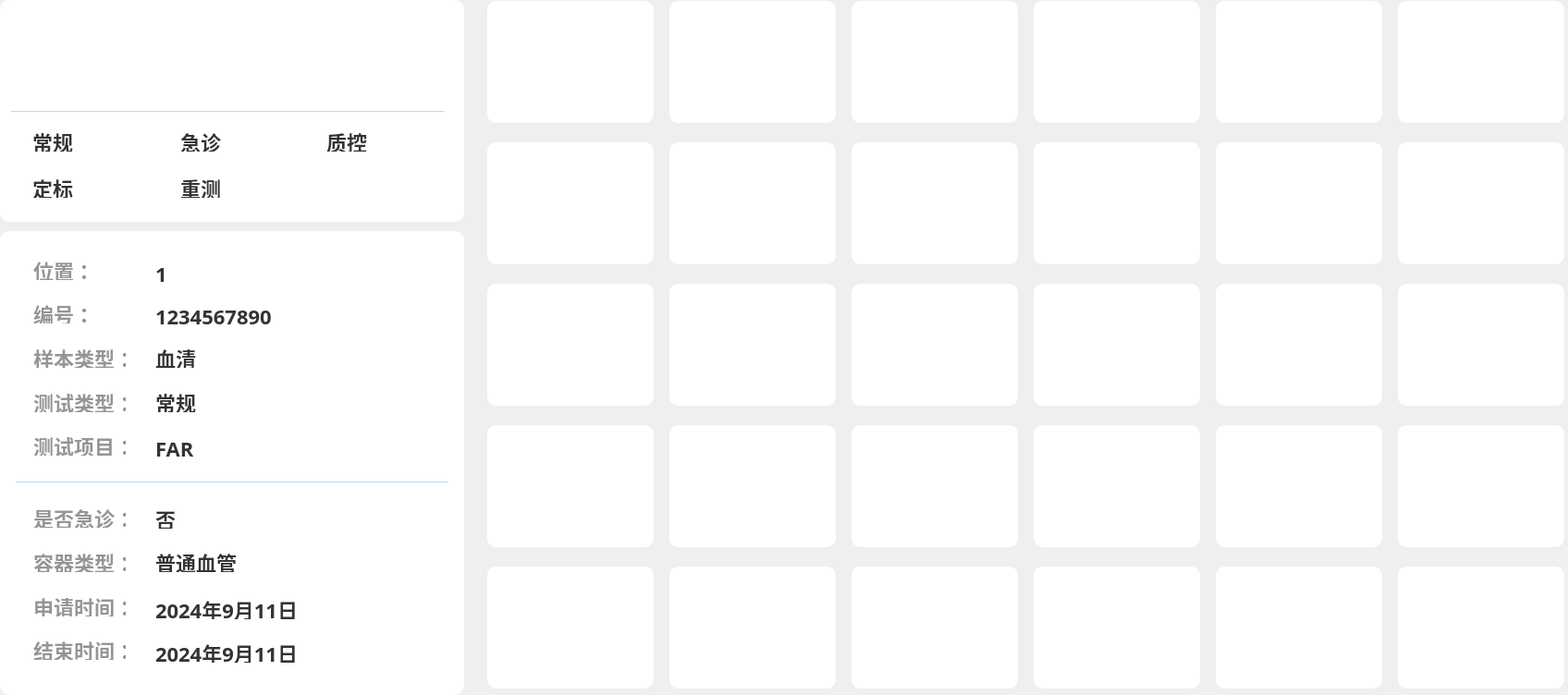
<?xml version="1.0" encoding="UTF-8"?>
<ui version="4.0">
 <class>SampleState</class>
 <widget class="QWidget" name="SampleState">
  <property name="geometry">
   <rect>
    <x>0</x>
    <y>0</y>
    <width>1696</width>
    <height>752</height>
   </rect>
  </property>
  <property name="windowTitle">
   <string>Form</string>
  </property>
  <widget class="QWidget" name="widget_top_left" native="true">
   <property name="geometry">
    <rect>
     <x>0</x>
     <y>0</y>
     <width>502</width>
     <height>240</height>
    </rect>
   </property>
   <property name="styleSheet">
    <string notr="true">#widget_top_left {
width: 502px;
height: 240px;
background: #FFFFFF;
border-radius: 10px;
}
</string>
   </property>
   <widget class="QWidget" name="widget_tube6" native="true">
    <property name="geometry">
     <rect>
      <x>0</x>
      <y>0</y>
      <width>502</width>
      <height>120</height>
     </rect>
    </property>
    <property name="styleSheet">
     <string notr="true"/>
    </property>
   </widget>
   <widget class="QWidget" name="widget_6" native="true">
    <property name="geometry">
     <rect>
      <x>0</x>
      <y>120</y>
      <width>502</width>
      <height>120</height>
     </rect>
    </property>
    <property name="styleSheet">
     <string notr="true"/>
    </property>
    <widget class="QLabel" name="label_23">
     <property name="geometry">
      <rect>
       <x>35</x>
       <y>23</y>
       <width>45</width>
       <height>21</height>
      </rect>
     </property>
     <property name="styleSheet">
      <string notr="true">width: 43px;
height: 21px;
font-family: PingFang SC;
font-weight: 500;
font-size: 22px;
color: #333333;
line-height: 42px;</string>
     </property>
     <property name="text">
      <string>常规</string>
     </property>
    </widget>
    <widget class="QLabel" name="label_24">
     <property name="geometry">
      <rect>
       <x>195</x>
       <y>23</y>
       <width>45</width>
       <height>21</height>
      </rect>
     </property>
     <property name="styleSheet">
      <string notr="true">width: 43px;
height: 21px;
font-family: PingFang SC;
font-weight: 500;
font-size: 22px;
color: #333333;
line-height: 42px;</string>
     </property>
     <property name="text">
      <string>急诊</string>
     </property>
    </widget>
    <widget class="QLabel" name="label_25">
     <property name="geometry">
      <rect>
       <x>353</x>
       <y>23</y>
       <width>45</width>
       <height>21</height>
      </rect>
     </property>
     <property name="styleSheet">
      <string notr="true">width: 43px;
height: 21px;
font-family: PingFang SC;
font-weight: 500;
font-size: 22px;
color: #333333;
line-height: 42px;</string>
     </property>
     <property name="text">
      <string>质控</string>
     </property>
    </widget>
    <widget class="QLabel" name="label_26">
     <property name="geometry">
      <rect>
       <x>35</x>
       <y>73</y>
       <width>45</width>
       <height>21</height>
      </rect>
     </property>
     <property name="styleSheet">
      <string notr="true">width: 43px;
height: 21px;
font-family: PingFang SC;
font-weight: 500;
font-size: 22px;
color: #333333;
line-height: 42px;</string>
     </property>
     <property name="text">
      <string>定标</string>
     </property>
    </widget>
    <widget class="QLabel" name="label_27">
     <property name="geometry">
      <rect>
       <x>195</x>
       <y>73</y>
       <width>45</width>
       <height>21</height>
      </rect>
     </property>
     <property name="styleSheet">
      <string notr="true">width: 43px;
height: 21px;
font-family: PingFang SC;
font-weight: 500;
font-size: 22px;
color: #333333;
line-height: 42px;</string>
     </property>
     <property name="text">
      <string>重测</string>
     </property>
    </widget>
    <widget class="QWidget" name="widget_9" native="true">
     <property name="geometry">
      <rect>
       <x>90</x>
       <y>18</y>
       <width>55</width>
       <height>30</height>
      </rect>
     </property>
     <property name="styleSheet">
      <string notr="true">image: url(:/suzhou/tube_expType_N.png);</string>
     </property>
    </widget>
    <widget class="QWidget" name="widget_7" native="true">
     <property name="geometry">
      <rect>
       <x>90</x>
       <y>69</y>
       <width>55</width>
       <height>30</height>
      </rect>
     </property>
     <property name="styleSheet">
      <string notr="true">image: url(:/suzhou/tube_expType_C.png);</string>
     </property>
    </widget>
    <widget class="QWidget" name="widget_8" native="true">
     <property name="geometry">
      <rect>
       <x>250</x>
       <y>18</y>
       <width>55</width>
       <height>30</height>
      </rect>
     </property>
     <property name="styleSheet">
      <string notr="true">image: url(:/suzhou/tube_expType_E.png);</string>
     </property>
    </widget>
    <widget class="QWidget" name="widget_10" native="true">
     <property name="geometry">
      <rect>
       <x>250</x>
       <y>69</y>
       <width>55</width>
       <height>30</height>
      </rect>
     </property>
     <property name="styleSheet">
      <string notr="true">image: url(:/suzhou/tube_expType_R.png);</string>
     </property>
    </widget>
    <widget class="QWidget" name="widget_11" native="true">
     <property name="geometry">
      <rect>
       <x>409</x>
       <y>18</y>
       <width>55</width>
       <height>30</height>
      </rect>
     </property>
     <property name="styleSheet">
      <string notr="true">image: url(:/suzhou/tube_expType_Q.png);</string>
     </property>
    </widget>
   </widget>
  </widget>
  <widget class="QWidget" name="widget_bottom_left" native="true">
   <property name="geometry">
    <rect>
     <x>0</x>
     <y>250</y>
     <width>502</width>
     <height>502</height>
    </rect>
   </property>
   <property name="styleSheet">
    <string notr="true">width: 502px;
height: 240px;
background: #FFFFFF;
border-radius: 10px;</string>
   </property>
   <widget class="QLabel" name="label_28">
    <property name="geometry">
     <rect>
      <x>36</x>
      <y>32</y>
      <width>100</width>
      <height>21</height>
     </rect>
    </property>
    <property name="styleSheet">
     <string notr="true">width: 51px;
height: 21px;
font-family: PingFang SC;
font-weight: 500;
font-size: 22px;
color: #959595;
line-height: 42px;</string>
    </property>
    <property name="text">
     <string>位置：</string>
    </property>
   </widget>
   <widget class="QLabel" name="label_29">
    <property name="geometry">
     <rect>
      <x>36</x>
      <y>127</y>
      <width>100</width>
      <height>21</height>
     </rect>
    </property>
    <property name="styleSheet">
     <string notr="true">width: 51px;
height: 21px;
font-family: PingFang SC;
font-weight: 500;
font-size: 22px;
color: #959595;
line-height: 42px;</string>
    </property>
    <property name="text">
     <string>样本类型：</string>
    </property>
   </widget>
   <widget class="QLabel" name="label_30">
    <property name="geometry">
     <rect>
      <x>36</x>
      <y>222</y>
      <width>100</width>
      <height>21</height>
     </rect>
    </property>
    <property name="styleSheet">
     <string notr="true">width: 51px;
height: 21px;
font-family: PingFang SC;
font-weight: 500;
font-size: 22px;
color: #959595;
line-height: 42px;</string>
    </property>
    <property name="text">
     <string>测试项目：</string>
    </property>
   </widget>
   <widget class="QLabel" name="label_31">
    <property name="geometry">
     <rect>
      <x>36</x>
      <y>175</y>
      <width>100</width>
      <height>21</height>
     </rect>
    </property>
    <property name="styleSheet">
     <string notr="true">width: 51px;
height: 21px;
font-family: PingFang SC;
font-weight: 500;
font-size: 22px;
color: #959595;
line-height: 42px;</string>
    </property>
    <property name="text">
     <string>测试类型：</string>
    </property>
   </widget>
   <widget class="QLabel" name="label_32">
    <property name="geometry">
     <rect>
      <x>36</x>
      <y>79</y>
      <width>100</width>
      <height>21</height>
     </rect>
    </property>
    <property name="styleSheet">
     <string notr="true">width: 51px;
height: 21px;
font-family: PingFang SC;
font-weight: 500;
font-size: 22px;
color: #959595;
line-height: 42px;</string>
    </property>
    <property name="text">
     <string>编号：</string>
    </property>
   </widget>
   <widget class="QWidget" name="widget_line_2" native="true">
    <property name="geometry">
     <rect>
      <x>17</x>
      <y>271</y>
      <width>468</width>
      <height>1</height>
     </rect>
    </property>
    <property name="styleSheet">
     <string notr="true">width: 468px;
height: 1px;
border: 1px solid #B9D4FF;
opacity: 0.62;</string>
    </property>
   </widget>
   <widget class="QLabel" name="label_33">
    <property name="geometry">
     <rect>
      <x>36</x>
      <y>348</y>
      <width>100</width>
      <height>21</height>
     </rect>
    </property>
    <property name="styleSheet">
     <string notr="true">width: 51px;
height: 21px;
font-family: PingFang SC;
font-weight: 500;
font-size: 22px;
color: #959595;
line-height: 42px;</string>
    </property>
    <property name="text">
     <string>容器类型：</string>
    </property>
   </widget>
   <widget class="QLabel" name="label_34">
    <property name="geometry">
     <rect>
      <x>36</x>
      <y>396</y>
      <width>100</width>
      <height>21</height>
     </rect>
    </property>
    <property name="styleSheet">
     <string notr="true">width: 51px;
height: 21px;
font-family: PingFang SC;
font-weight: 500;
font-size: 22px;
color: #959595;
line-height: 42px;</string>
    </property>
    <property name="text">
     <string>申请时间：</string>
    </property>
   </widget>
   <widget class="QLabel" name="label_35">
    <property name="geometry">
     <rect>
      <x>36</x>
      <y>443</y>
      <width>100</width>
      <height>21</height>
     </rect>
    </property>
    <property name="styleSheet">
     <string notr="true">width: 51px;
height: 21px;
font-family: PingFang SC;
font-weight: 500;
font-size: 22px;
color: #959595;
line-height: 42px;</string>
    </property>
    <property name="text">
     <string>结束时间：</string>
    </property>
   </widget>
   <widget class="QLabel" name="lab_position">
    <property name="geometry">
     <rect>
      <x>168</x>
      <y>35</y>
      <width>320</width>
      <height>22</height>
     </rect>
    </property>
    <property name="styleSheet">
     <string notr="true">width: 220px;
height: 17px;
font-family: PingFang SC;
font-weight: bold;
font-size: 22px;
color: #333333;
line-height: 42px;</string>
    </property>
    <property name="text">
     <string>1</string>
    </property>
   </widget>
   <widget class="QLabel" name="lab_number">
    <property name="geometry">
     <rect>
      <x>168</x>
      <y>81</y>
      <width>320</width>
      <height>22</height>
     </rect>
    </property>
    <property name="styleSheet">
     <string notr="true">width: 220px;
height: 17px;
font-family: PingFang SC;
font-weight: bold;
font-size: 22px;
color: #333333;
line-height: 42px;</string>
    </property>
    <property name="text">
     <string>1234567890</string>
    </property>
   </widget>
   <widget class="QLabel" name="lab_testType">
    <property name="geometry">
     <rect>
      <x>168</x>
      <y>174</y>
      <width>320</width>
      <height>22</height>
     </rect>
    </property>
    <property name="styleSheet">
     <string notr="true">width: 220px;
height: 17px;
font-family: PingFang SC;
font-weight: bold;
font-size: 22px;
color: #333333;
line-height: 42px;</string>
    </property>
    <property name="text">
     <string>常规</string>
    </property>
   </widget>
   <widget class="QLabel" name="lab_sampleType">
    <property name="geometry">
     <rect>
      <x>168</x>
      <y>126</y>
      <width>320</width>
      <height>22</height>
     </rect>
    </property>
    <property name="styleSheet">
     <string notr="true">width: 220px;
height: 17px;
font-family: PingFang SC;
font-weight: bold;
font-size: 22px;
color: #333333;
line-height: 42px;</string>
    </property>
    <property name="text">
     <string>血清</string>
    </property>
   </widget>
   <widget class="QLabel" name="lab_project">
    <property name="geometry">
     <rect>
      <x>168</x>
      <y>224</y>
      <width>320</width>
      <height>22</height>
     </rect>
    </property>
    <property name="styleSheet">
     <string notr="true">width: 220px;
height: 17px;
font-family: PingFang SC;
font-weight: bold;
font-size: 22px;
color: #333333;
line-height: 42px;</string>
    </property>
    <property name="text">
     <string>FAR</string>
    </property>
   </widget>
   <widget class="QLabel" name="lab_tubeType">
    <property name="geometry">
     <rect>
      <x>168</x>
      <y>347</y>
      <width>320</width>
      <height>22</height>
     </rect>
    </property>
    <property name="styleSheet">
     <string notr="true">width: 220px;
height: 17px;
font-family: PingFang SC;
font-weight: bold;
font-size: 22px;
color: #333333;
line-height: 42px;</string>
    </property>
    <property name="text">
     <string>普通血管</string>
    </property>
   </widget>
   <widget class="QLabel" name="lab_timeStart">
    <property name="geometry">
     <rect>
      <x>168</x>
      <y>398</y>
      <width>320</width>
      <height>22</height>
     </rect>
    </property>
    <property name="styleSheet">
     <string notr="true">width: 220px;
height: 17px;
font-family: PingFang SC;
font-weight: bold;
font-size: 22px;
color: #333333;
line-height: 42px;</string>
    </property>
    <property name="text">
     <string>2024年9月11日</string>
    </property>
   </widget>
   <widget class="QLabel" name="lab_timeEnd">
    <property name="geometry">
     <rect>
      <x>168</x>
      <y>445</y>
      <width>320</width>
      <height>22</height>
     </rect>
    </property>
    <property name="styleSheet">
     <string notr="true">width: 220px;
height: 17px;
font-family: PingFang SC;
font-weight: bold;
font-size: 22px;
color: #333333;
line-height: 42px;</string>
    </property>
    <property name="text">
     <string>2024年9月11日</string>
    </property>
   </widget>
   <widget class="QLabel" name="lab_isEmergency">
    <property name="geometry">
     <rect>
      <x>168</x>
      <y>300</y>
      <width>320</width>
      <height>22</height>
     </rect>
    </property>
    <property name="styleSheet">
     <string notr="true">width: 220px;
height: 17px;
font-family: PingFang SC;
font-weight: bold;
font-size: 22px;
color: #333333;
line-height: 42px;</string>
    </property>
    <property name="text">
     <string>否</string>
    </property>
   </widget>
   <widget class="QLabel" name="label_37">
    <property name="geometry">
     <rect>
      <x>36</x>
      <y>300</y>
      <width>100</width>
      <height>21</height>
     </rect>
    </property>
    <property name="styleSheet">
     <string notr="true">width: 51px;
height: 21px;
font-family: PingFang SC;
font-weight: 500;
font-size: 22px;
color: #959595;
line-height: 42px;</string>
    </property>
    <property name="text">
     <string>是否急诊：</string>
    </property>
   </widget>
  </widget>
  <widget class="QWidget" name="widget_line_1" native="true">
   <property name="geometry">
    <rect>
     <x>12</x>
     <y>120</y>
     <width>468</width>
     <height>1</height>
    </rect>
   </property>
   <property name="styleSheet">
    <string notr="true">width: 468px;
height: 1px;
border: 1px solid #B9D4FF;
opacity: 0.62;</string>
   </property>
  </widget>
  <widget class="QWidget" name="layoutWidget">
   <property name="geometry">
    <rect>
     <x>510</x>
     <y>-20</y>
     <width>1201</width>
     <height>791</height>
    </rect>
   </property>
   <layout class="QGridLayout" name="gridLayout">
    <property name="sizeConstraint">
     <enum>QLayout::SetDefaultConstraint</enum>
    </property>
    <property name="topMargin">
     <number>0</number>
    </property>
    <property name="spacing">
     <number>0</number>
    </property>
    <item row="1" column="1">
     <widget class="QWidget" name="widget_tube_7" native="true">
      <property name="minimumSize">
       <size>
        <width>180</width>
        <height>132</height>
       </size>
      </property>
      <property name="maximumSize">
       <size>
        <width>180</width>
        <height>132</height>
       </size>
      </property>
      <property name="styleSheet">
       <string notr="true">width: 180px;
height: 132px;
background: #FFFFFF;
border-radius: 10px;
border: 3px solid #FFFFFF;</string>
      </property>
     </widget>
    </item>
    <item row="0" column="2">
     <widget class="QWidget" name="widget_tube_2" native="true">
      <property name="minimumSize">
       <size>
        <width>180</width>
        <height>132</height>
       </size>
      </property>
      <property name="maximumSize">
       <size>
        <width>180</width>
        <height>132</height>
       </size>
      </property>
      <property name="styleSheet">
       <string notr="true">width: 180px;
height: 132px;
background: #FFFFFF;
border-radius: 10px;
border: 3px solid #FFFFFF;</string>
      </property>
     </widget>
    </item>
    <item row="1" column="5">
     <widget class="QWidget" name="widget_tube_11" native="true">
      <property name="minimumSize">
       <size>
        <width>180</width>
        <height>132</height>
       </size>
      </property>
      <property name="maximumSize">
       <size>
        <width>180</width>
        <height>132</height>
       </size>
      </property>
      <property name="styleSheet">
       <string notr="true">width: 180px;
height: 132px;
background: #FFFFFF;
border-radius: 10px;
border: 3px solid #FFFFFF;</string>
      </property>
     </widget>
    </item>
    <item row="0" column="3">
     <widget class="QWidget" name="widget_tube_3" native="true">
      <property name="minimumSize">
       <size>
        <width>180</width>
        <height>132</height>
       </size>
      </property>
      <property name="maximumSize">
       <size>
        <width>180</width>
        <height>132</height>
       </size>
      </property>
      <property name="styleSheet">
       <string notr="true">width: 180px;
height: 132px;
background: #FFFFFF;
border-radius: 10px;
border: 3px solid #FFFFFF;</string>
      </property>
     </widget>
    </item>
    <item row="3" column="2">
     <widget class="QWidget" name="widget_tube_20" native="true">
      <property name="minimumSize">
       <size>
        <width>180</width>
        <height>132</height>
       </size>
      </property>
      <property name="maximumSize">
       <size>
        <width>180</width>
        <height>132</height>
       </size>
      </property>
      <property name="styleSheet">
       <string notr="true">width: 180px;
height: 132px;
background: #FFFFFF;
border-radius: 10px;
border: 3px solid #FFFFFF;</string>
      </property>
     </widget>
    </item>
    <item row="4" column="1">
     <widget class="QWidget" name="widget_tube_25" native="true">
      <property name="minimumSize">
       <size>
        <width>180</width>
        <height>132</height>
       </size>
      </property>
      <property name="maximumSize">
       <size>
        <width>180</width>
        <height>132</height>
       </size>
      </property>
      <property name="styleSheet">
       <string notr="true">width: 180px;
height: 132px;
background: #FFFFFF;
border-radius: 10px;
border: 3px solid #FFFFFF;</string>
      </property>
     </widget>
    </item>
    <item row="2" column="5">
     <widget class="QWidget" name="widget_tube_17" native="true">
      <property name="minimumSize">
       <size>
        <width>180</width>
        <height>132</height>
       </size>
      </property>
      <property name="maximumSize">
       <size>
        <width>180</width>
        <height>132</height>
       </size>
      </property>
      <property name="styleSheet">
       <string notr="true">width: 180px;
height: 132px;
background: #FFFFFF;
border-radius: 10px;
border: 3px solid #FFFFFF;</string>
      </property>
     </widget>
    </item>
    <item row="3" column="3">
     <widget class="QWidget" name="widget_tube_21" native="true">
      <property name="minimumSize">
       <size>
        <width>180</width>
        <height>132</height>
       </size>
      </property>
      <property name="maximumSize">
       <size>
        <width>180</width>
        <height>132</height>
       </size>
      </property>
      <property name="styleSheet">
       <string notr="true">width: 180px;
height: 132px;
background: #FFFFFF;
border-radius: 10px;
border: 3px solid #FFFFFF;</string>
      </property>
     </widget>
    </item>
    <item row="1" column="4">
     <widget class="QWidget" name="widget_tube_10" native="true">
      <property name="minimumSize">
       <size>
        <width>180</width>
        <height>132</height>
       </size>
      </property>
      <property name="maximumSize">
       <size>
        <width>180</width>
        <height>132</height>
       </size>
      </property>
      <property name="styleSheet">
       <string notr="true">width: 180px;
height: 132px;
background: #FFFFFF;
border-radius: 10px;
border: 3px solid #FFFFFF;</string>
      </property>
     </widget>
    </item>
    <item row="2" column="0">
     <widget class="QWidget" name="widget_tube_12" native="true">
      <property name="minimumSize">
       <size>
        <width>180</width>
        <height>132</height>
       </size>
      </property>
      <property name="maximumSize">
       <size>
        <width>180</width>
        <height>132</height>
       </size>
      </property>
      <property name="styleSheet">
       <string notr="true">width: 180px;
height: 132px;
background: #FFFFFF;
border-radius: 10px;
border: 3px solid #FFFFFF;</string>
      </property>
     </widget>
    </item>
    <item row="2" column="2">
     <widget class="QWidget" name="widget_tube_14" native="true">
      <property name="minimumSize">
       <size>
        <width>180</width>
        <height>132</height>
       </size>
      </property>
      <property name="maximumSize">
       <size>
        <width>180</width>
        <height>132</height>
       </size>
      </property>
      <property name="styleSheet">
       <string notr="true">width: 180px;
height: 132px;
background: #FFFFFF;
border-radius: 10px;
border: 3px solid #FFFFFF;</string>
      </property>
     </widget>
    </item>
    <item row="4" column="2">
     <widget class="QWidget" name="widget_tube_26" native="true">
      <property name="minimumSize">
       <size>
        <width>180</width>
        <height>132</height>
       </size>
      </property>
      <property name="maximumSize">
       <size>
        <width>180</width>
        <height>132</height>
       </size>
      </property>
      <property name="styleSheet">
       <string notr="true">width: 180px;
height: 132px;
background: #FFFFFF;
border-radius: 10px;
border: 3px solid #FFFFFF;</string>
      </property>
     </widget>
    </item>
    <item row="0" column="0">
     <widget class="QWidget" name="widget_tube_0" native="true">
      <property name="minimumSize">
       <size>
        <width>180</width>
        <height>132</height>
       </size>
      </property>
      <property name="maximumSize">
       <size>
        <width>180</width>
        <height>132</height>
       </size>
      </property>
      <property name="styleSheet">
       <string notr="true">width: 180px;
height: 132px;
background: #FFFFFF;
border-radius: 10px;
border: 3px solid #FFFFFF;</string>
      </property>
     </widget>
    </item>
    <item row="0" column="5">
     <widget class="QWidget" name="widget_tube_5" native="true">
      <property name="minimumSize">
       <size>
        <width>180</width>
        <height>132</height>
       </size>
      </property>
      <property name="maximumSize">
       <size>
        <width>180</width>
        <height>132</height>
       </size>
      </property>
      <property name="styleSheet">
       <string notr="true">width: 180px;
height: 132px;
background: #FFFFFF;
border-radius: 10px;
border: 3px solid #FFFFFF;</string>
      </property>
     </widget>
    </item>
    <item row="4" column="4">
     <widget class="QWidget" name="widget_tube_28" native="true">
      <property name="minimumSize">
       <size>
        <width>180</width>
        <height>132</height>
       </size>
      </property>
      <property name="maximumSize">
       <size>
        <width>180</width>
        <height>132</height>
       </size>
      </property>
      <property name="styleSheet">
       <string notr="true">width: 180px;
height: 132px;
background: #FFFFFF;
border-radius: 10px;
border: 3px solid #FFFFFF;</string>
      </property>
     </widget>
    </item>
    <item row="4" column="5">
     <widget class="QWidget" name="widget_tube_29" native="true">
      <property name="minimumSize">
       <size>
        <width>180</width>
        <height>132</height>
       </size>
      </property>
      <property name="maximumSize">
       <size>
        <width>180</width>
        <height>132</height>
       </size>
      </property>
      <property name="styleSheet">
       <string notr="true">width: 180px;
height: 132px;
background: #FFFFFF;
border-radius: 10px;
border: 3px solid #FFFFFF;</string>
      </property>
     </widget>
    </item>
    <item row="3" column="4">
     <widget class="QWidget" name="widget_tube_22" native="true">
      <property name="minimumSize">
       <size>
        <width>180</width>
        <height>132</height>
       </size>
      </property>
      <property name="maximumSize">
       <size>
        <width>180</width>
        <height>132</height>
       </size>
      </property>
      <property name="styleSheet">
       <string notr="true">width: 180px;
height: 132px;
background: #FFFFFF;
border-radius: 10px;
border: 3px solid #FFFFFF;</string>
      </property>
     </widget>
    </item>
    <item row="2" column="1">
     <widget class="QWidget" name="widget_tube_13" native="true">
      <property name="minimumSize">
       <size>
        <width>180</width>
        <height>132</height>
       </size>
      </property>
      <property name="maximumSize">
       <size>
        <width>180</width>
        <height>132</height>
       </size>
      </property>
      <property name="styleSheet">
       <string notr="true">width: 180px;
height: 132px;
background: #FFFFFF;
border-radius: 10px;
border: 3px solid #FFFFFF;</string>
      </property>
     </widget>
    </item>
    <item row="3" column="0">
     <widget class="QWidget" name="widget_tube_18" native="true">
      <property name="minimumSize">
       <size>
        <width>180</width>
        <height>132</height>
       </size>
      </property>
      <property name="maximumSize">
       <size>
        <width>180</width>
        <height>132</height>
       </size>
      </property>
      <property name="styleSheet">
       <string notr="true">width: 180px;
height: 132px;
background: #FFFFFF;
border-radius: 10px;
border: 3px solid #FFFFFF;</string>
      </property>
     </widget>
    </item>
    <item row="2" column="4">
     <widget class="QWidget" name="widget_tube_16" native="true">
      <property name="minimumSize">
       <size>
        <width>180</width>
        <height>132</height>
       </size>
      </property>
      <property name="maximumSize">
       <size>
        <width>180</width>
        <height>132</height>
       </size>
      </property>
      <property name="styleSheet">
       <string notr="true">width: 180px;
height: 132px;
background: #FFFFFF;
border-radius: 10px;
border: 3px solid #FFFFFF;</string>
      </property>
     </widget>
    </item>
    <item row="3" column="1">
     <widget class="QWidget" name="widget_tube_19" native="true">
      <property name="minimumSize">
       <size>
        <width>180</width>
        <height>132</height>
       </size>
      </property>
      <property name="maximumSize">
       <size>
        <width>180</width>
        <height>132</height>
       </size>
      </property>
      <property name="styleSheet">
       <string notr="true">width: 180px;
height: 132px;
background: #FFFFFF;
border-radius: 10px;
border: 3px solid #FFFFFF;</string>
      </property>
     </widget>
    </item>
    <item row="3" column="5">
     <widget class="QWidget" name="widget_tube_23" native="true">
      <property name="minimumSize">
       <size>
        <width>180</width>
        <height>132</height>
       </size>
      </property>
      <property name="maximumSize">
       <size>
        <width>180</width>
        <height>132</height>
       </size>
      </property>
      <property name="styleSheet">
       <string notr="true">width: 180px;
height: 132px;
background: #FFFFFF;
border-radius: 10px;
border: 3px solid #FFFFFF;</string>
      </property>
     </widget>
    </item>
    <item row="0" column="1">
     <widget class="QWidget" name="widget_tube_1" native="true">
      <property name="minimumSize">
       <size>
        <width>180</width>
        <height>132</height>
       </size>
      </property>
      <property name="maximumSize">
       <size>
        <width>180</width>
        <height>132</height>
       </size>
      </property>
      <property name="styleSheet">
       <string notr="true">width: 180px;
height: 132px;
background: #FFFFFF;
border-radius: 10px;
border: 3px solid #FFFFFF;</string>
      </property>
     </widget>
    </item>
    <item row="4" column="0">
     <widget class="QWidget" name="widget_tube_24" native="true">
      <property name="minimumSize">
       <size>
        <width>180</width>
        <height>132</height>
       </size>
      </property>
      <property name="maximumSize">
       <size>
        <width>180</width>
        <height>132</height>
       </size>
      </property>
      <property name="styleSheet">
       <string notr="true">width: 180px;
height: 132px;
background: #FFFFFF;
border-radius: 10px;
border: 3px solid #FFFFFF;</string>
      </property>
     </widget>
    </item>
    <item row="1" column="2">
     <widget class="QWidget" name="widget_tube_8" native="true">
      <property name="minimumSize">
       <size>
        <width>180</width>
        <height>132</height>
       </size>
      </property>
      <property name="maximumSize">
       <size>
        <width>180</width>
        <height>132</height>
       </size>
      </property>
      <property name="styleSheet">
       <string notr="true">width: 180px;
height: 132px;
background: #FFFFFF;
border-radius: 10px;
border: 3px solid #FFFFFF;</string>
      </property>
     </widget>
    </item>
    <item row="1" column="3">
     <widget class="QWidget" name="widget_tube_9" native="true">
      <property name="minimumSize">
       <size>
        <width>180</width>
        <height>132</height>
       </size>
      </property>
      <property name="maximumSize">
       <size>
        <width>180</width>
        <height>132</height>
       </size>
      </property>
      <property name="styleSheet">
       <string notr="true">width: 180px;
height: 132px;
background: #FFFFFF;
border-radius: 10px;
border: 3px solid #FFFFFF;</string>
      </property>
     </widget>
    </item>
    <item row="4" column="3">
     <widget class="QWidget" name="widget_tube_27" native="true">
      <property name="minimumSize">
       <size>
        <width>180</width>
        <height>132</height>
       </size>
      </property>
      <property name="maximumSize">
       <size>
        <width>180</width>
        <height>132</height>
       </size>
      </property>
      <property name="styleSheet">
       <string notr="true">width: 180px;
height: 132px;
background: #FFFFFF;
border-radius: 10px;
border: 3px solid #FFFFFF;</string>
      </property>
     </widget>
    </item>
    <item row="1" column="0">
     <widget class="QWidget" name="widget_tube_6" native="true">
      <property name="minimumSize">
       <size>
        <width>180</width>
        <height>132</height>
       </size>
      </property>
      <property name="maximumSize">
       <size>
        <width>180</width>
        <height>132</height>
       </size>
      </property>
      <property name="styleSheet">
       <string notr="true">width: 180px;
height: 132px;
background: #FFFFFF;
border-radius: 10px;
border: 3px solid #FFFFFF;</string>
      </property>
     </widget>
    </item>
    <item row="0" column="4">
     <widget class="QWidget" name="widget_tube_4" native="true">
      <property name="minimumSize">
       <size>
        <width>180</width>
        <height>132</height>
       </size>
      </property>
      <property name="maximumSize">
       <size>
        <width>180</width>
        <height>132</height>
       </size>
      </property>
      <property name="styleSheet">
       <string notr="true">width: 180px;
height: 132px;
background: #FFFFFF;
border-radius: 10px;
border: 3px solid #FFFFFF;</string>
      </property>
     </widget>
    </item>
    <item row="2" column="3">
     <widget class="QWidget" name="widget_tube_15" native="true">
      <property name="minimumSize">
       <size>
        <width>180</width>
        <height>132</height>
       </size>
      </property>
      <property name="maximumSize">
       <size>
        <width>180</width>
        <height>132</height>
       </size>
      </property>
      <property name="styleSheet">
       <string notr="true">width: 180px;
height: 132px;
background: #FFFFFF;
border-radius: 10px;
border: 3px solid #FFFFFF;</string>
      </property>
     </widget>
    </item>
   </layout>
  </widget>
 </widget>
 <resources/>
 <connections/>
</ui>
